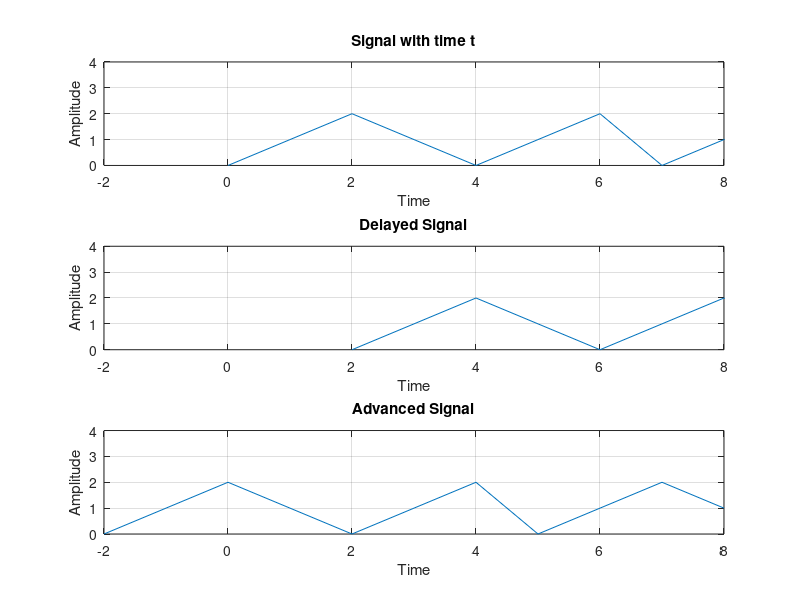

MATLAB code to generate this figure: (Note: this script raises an error after producing the figure.)
% Name - Mayank Tilokchandani
% PRN No.- 20240802543
% Time Shifting

t = 0:10;
x = [0 1 2 1 0 1 2 0 1 2 1];
subplot(3,1,1);
plot(t,x);
xlabel('Time');
ylabel('Amplitude');
grid on;
axis([-2 8 0 4]);
title('Signal with time t');

subplot(3,1,2);
plot(t+2,x);
axis([-2 8 0 4]);
xlabel('Time');
ylabel('Amplitude');
grid on;
title('Delayed Signal');


subplot(3,1,3);
plot(t-2,x);
axis([-2 8 0 4]);
xlabel('Time');
ylabel('Amplitude');
grid on;
title('Advanced Signal');




% Misc. Watermark
annotation('textbox', 'String', '20240802543', 'FontSize', 30, 'Color', [0.5, 0.5, 0.5], ...
    'EdgeColor', 'none', 'HorizontalAlignment', 'center', 'Rotation', 45);
